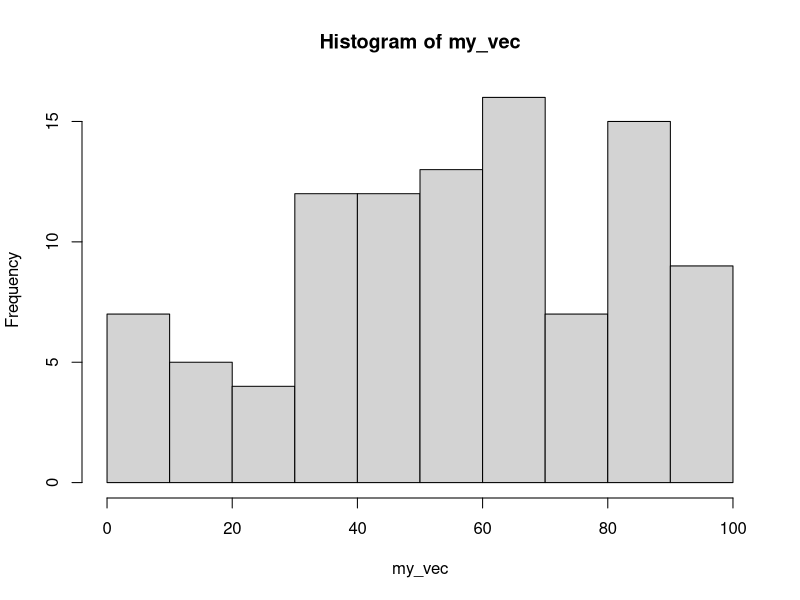

This chart was generated by the following R code:
## ---- chunk 1
#1 Create a vector of random numbers
my_vec <- runif(100, min = 0, max = 100)
# Check the structure and summary of my_vec
str(my_vec)
summary(my_vec)
   
## ---- chunk 2
##2 Plot a histogram
hist(my_vec)

#The hist function generates a histogram of the my_vec data. It shows the distribution of #the random numbers in my_vec with bins for different ranges of values
## ---- chunk 3
#3 Load the mtcars dataset
data(mtcars)
# Check class, structure, and summary of mtcars
class(mtcars)
str(mtcars)
summary(mtcars)

#3What do these three functions tell you about mtcars
#class tells us that mtcars is a data frame
#str provides information about the structure of the mtcars data frame, including the names and types of its columns.
#summary provides summary statistics for each column in the mtcars data frame.

#4Look at the help ﬁle for the class data.frame . What does it tell you about these objects?

?data.frame
#The help file for the data.frame class in R does not directly mention the class, str, or summary functions, but it provides information that is relevant to understanding how these functions can be applied to data frames.
## ---- chunk 4
# 5. Thinking about working with Financial Analysis data for my ﬁnal project
#Financial Analysis: Consider financial data, such as stock market prices, economic #indicators, or company financial reports, to perform financial modeling, risk analysis, or #investment strategies.

## ---- chunk 5
#First Dynamic Report
iris
# 1. Get the column names and data types
colnames(iris)
sapply(iris, class)
## ---- chunk 6

#2 Get the dimensions (rows and columns) of the Iris dataset
dim(iris)
## ---- chunk 7
#4. Create a single vector (a new object) called ‘width’ that is the Sepal. Width column of iris
# Create a vector 'width' from the 'Sepal.Width' column of the Iris dataset
width <- iris$Sepal.Width
width
## ---- chunk 8

#5. What is the 100th value in your ‘width’ vector?
value_100 <- width[100]
value_100
## ---- chunk 9
#6. What is the last value in your ‘width’ vector? Can you write code that returns this value even if you don’t know how long ‘width’ is?
last_value <- tail(width, n = 1)
last_value

## ---- chunk 10
#7. Select rows 10 to 20, with all columns in the iris dataset.
subset_iris <- iris[10:20, ]
subset_iris
## ---- chunk 11
#8. Select rows 10 to 20 with only the Species, Petal. Width and Petal length. Can you do this two different ways?
#method 1
subset_1 <- iris[10:20, c("Species", "Petal.Width", "Petal.Length")]
#method 2
subset_2 <- iris[10:20, c(5, 4, 3)]
## ---- chunk 12
#9. Select rows 1 to 10, 20, and 100 in the iris dataset.
subset_rows <- iris[c(1:10, 20, 100), ]

## ---- chunk 13
#10. Select the ﬁrst value in the Sepal. Length column of the iris dataset. Bonus - can you do this three different ways?
iris[1, "Sepal.Length"]
iris$Sepal.Length[1]
head(iris$Sepal.Length, n = 1)

#Selecting the First Value in the Sepal.Length Column (three different ways)
iris$Sepal.Length[1]
iris[1, "Sepal.Length"]
iris[1, ]$Sepal.Length
## ---- chunk 14
#11. Without running the following code in R, try to determine which of the following will return the ﬁrst three rows of the Sepal.  Length column in the iris data. frame? For each of the answers that do not work, see if you explain why!


iris[c(1, 2, 3), 'Sepal.Length']
#This option works correctly. It selects the first three rows of the Sepal.Length column by specifying the row indices (1, 2, 3) and the column name ('Sepal.Length').


#iris[1, 2, 3, 'Sepal.Length']
#This option will not work because the syntax is incorrect. You should use a single set of square brackets for subsetting, not multiple sets of square brackets for individual rows or columns.

#iris[(1, 2, 3), 'Sepal.Length']
#This option will not work because the syntax (1, 2, 3) is not valid for selecting rows. You should use a vector of row indices inside square brackets.


#iris['Sepal.Length', c(1, 2, 3)] 
#This option will not work specific task. It attempts to select the 'Sepal.Length' row and the specified columns (1, 2, 3). To select rows, you should use square brackets for row indices.

